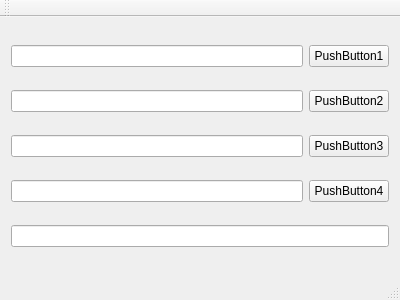
<?xml version="1.0" encoding="UTF-8"?>
<ui version="4.0">
 <class>LineEdit</class>
 <widget class="QMainWindow" name="LineEdit">
  <property name="geometry">
   <rect>
    <x>0</x>
    <y>0</y>
    <width>400</width>
    <height>300</height>
   </rect>
  </property>
  <property name="windowTitle">
   <string>LineEdit</string>
  </property>
  <widget class="QWidget" name="centralWidget">
   <layout class="QHBoxLayout" name="horizontalLayout_5">
    <item>
     <layout class="QVBoxLayout" name="verticalLayout">
      <item>
       <layout class="QHBoxLayout" name="horizontalLayout">
        <item>
         <widget class="QLineEdit" name="lineEdit_1"/>
        </item>
        <item>
         <widget class="QPushButton" name="pushButton_1">
          <property name="text">
           <string>PushButton1</string>
          </property>
         </widget>
        </item>
       </layout>
      </item>
      <item>
       <layout class="QHBoxLayout" name="horizontalLayout_2">
        <item>
         <widget class="QLineEdit" name="lineEdit_2"/>
        </item>
        <item>
         <widget class="QPushButton" name="pushButton_2">
          <property name="text">
           <string>PushButton2</string>
          </property>
         </widget>
        </item>
       </layout>
      </item>
      <item>
       <layout class="QHBoxLayout" name="horizontalLayout_3">
        <item>
         <widget class="QLineEdit" name="lineEdit_3"/>
        </item>
        <item>
         <widget class="QPushButton" name="pushButton_3">
          <property name="text">
           <string>PushButton3</string>
          </property>
         </widget>
        </item>
       </layout>
      </item>
      <item>
       <layout class="QHBoxLayout" name="horizontalLayout_4">
        <item>
         <widget class="QLineEdit" name="lineEdit_4"/>
        </item>
        <item>
         <widget class="QPushButton" name="pushButton_4">
          <property name="text">
           <string>PushButton4</string>
          </property>
         </widget>
        </item>
       </layout>
      </item>
      <item>
       <widget class="QLineEdit" name="lineEdit_5"/>
      </item>
     </layout>
    </item>
   </layout>
  </widget>
  <widget class="QMenuBar" name="menuBar">
   <property name="geometry">
    <rect>
     <x>0</x>
     <y>0</y>
     <width>400</width>
     <height>23</height>
    </rect>
   </property>
  </widget>
  <widget class="QToolBar" name="mainToolBar">
   <attribute name="toolBarArea">
    <enum>TopToolBarArea</enum>
   </attribute>
   <attribute name="toolBarBreak">
    <bool>false</bool>
   </attribute>
  </widget>
  <widget class="QStatusBar" name="statusBar"/>
 </widget>
 <layoutdefault spacing="6" margin="11"/>
 <resources/>
 <connections/>
</ui>
